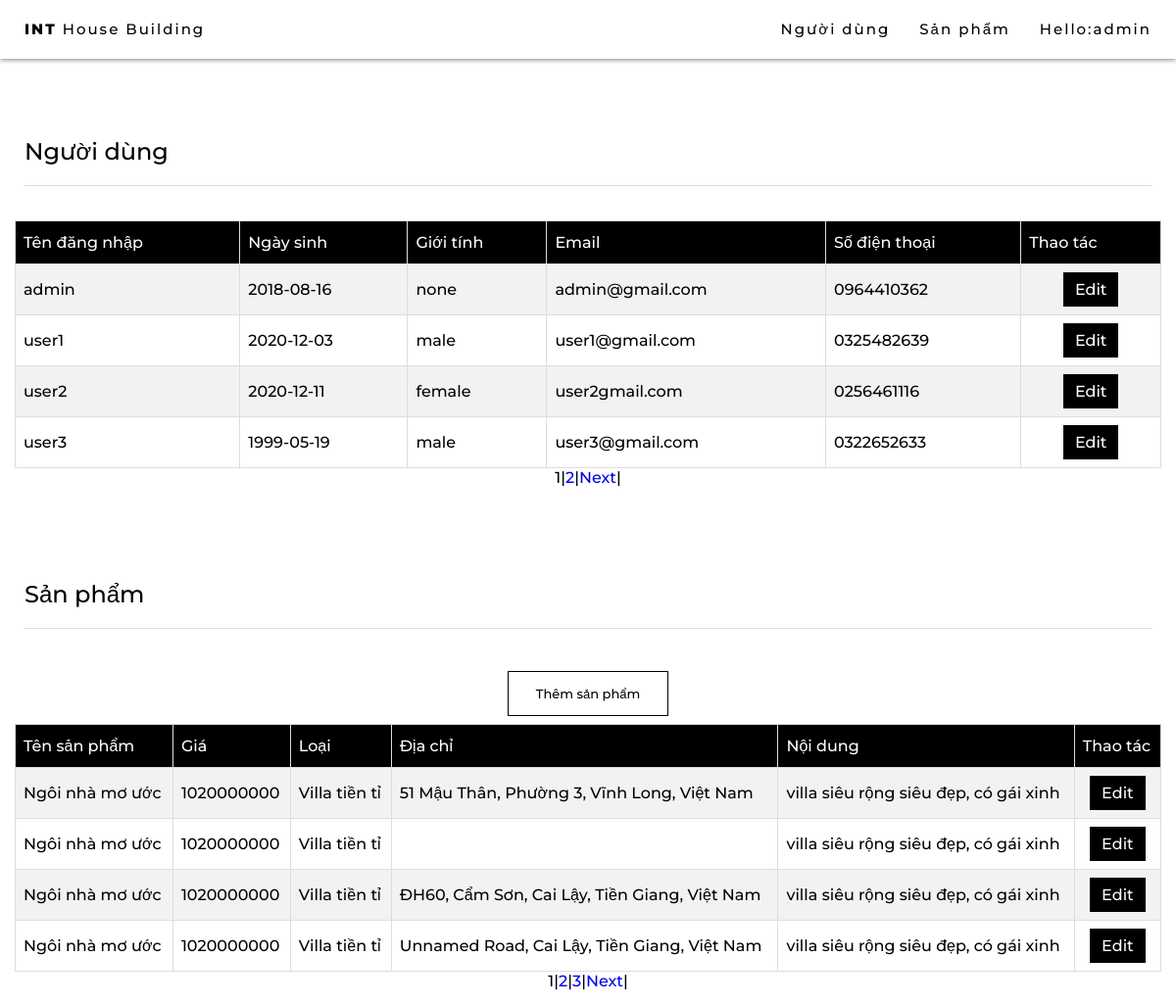
/admin.php (signed in), run on an earlier commit of the app's database.
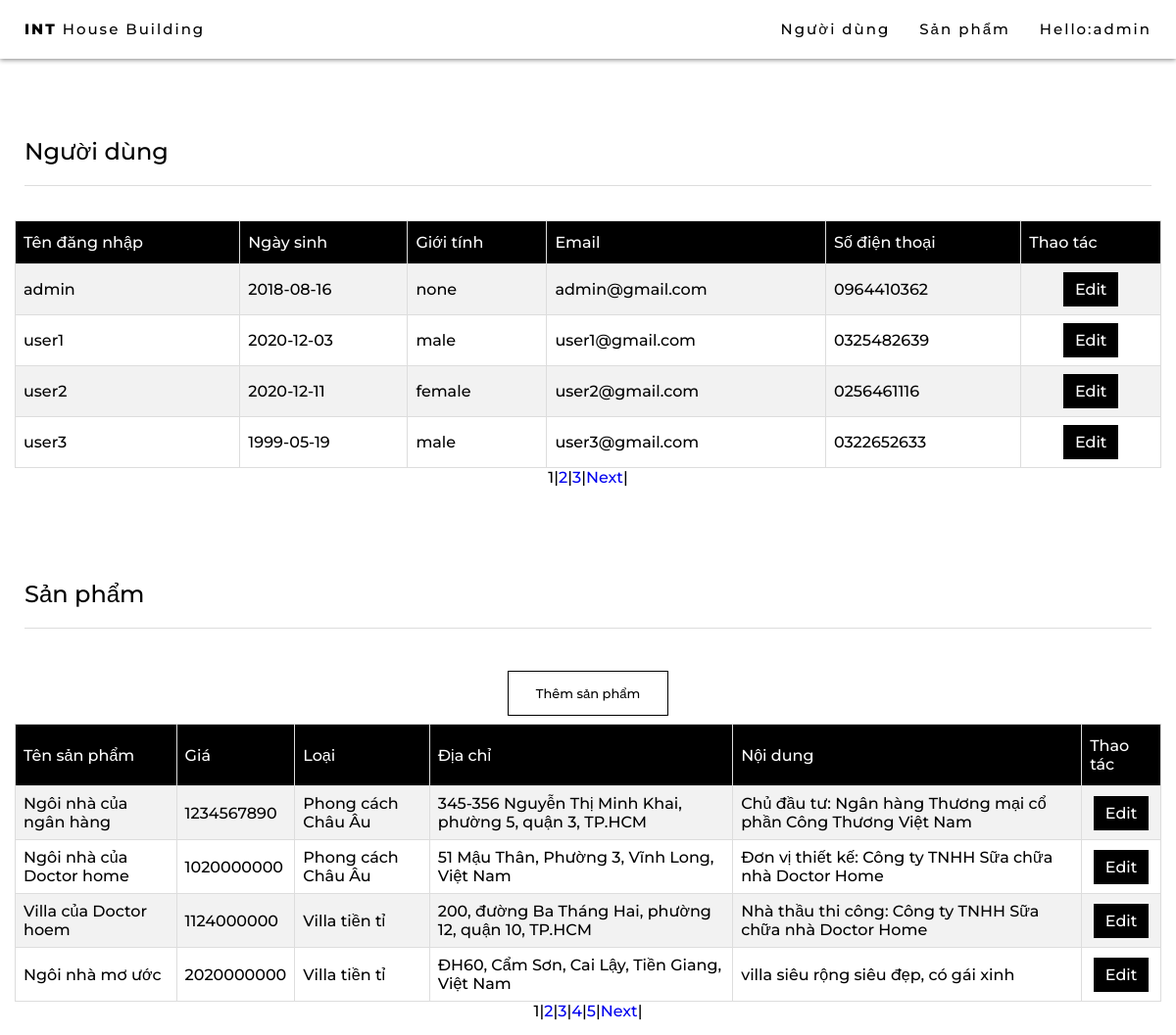
And on a later commit of the database.
### tables this page shows
CREATE TABLE `user` (
  `id` int(11) NOT NULL,
  `username` varchar(50) NOT NULL,
  `password` varchar(50) NOT NULL,
  `email` varchar(80) NOT NULL,
  `birthday` date NOT NULL,
  `role` int(11) NOT NULL,
  `avatar` varchar(500) NOT NULL DEFAULT 'unnamed.png',
  `phone` varchar(15) NOT NULL,
  `gender` varchar(10) NOT NULL
);

CREATE TABLE `post` (
  `id` int(5) NOT NULL,
  `cost` int(15) NOT NULL,
  `category` varchar(100) NOT NULL,
  `poster` int(11) NOT NULL,
  `content` varchar(500) NOT NULL,
  `img` varchar(100) NOT NULL DEFAULT 'house.png',
  `title` varchar(100) NOT NULL,
  `address` varchar(8000) NOT NULL
);

### session.php (called while the page is built, shortened)
<?php
include('config.php');
$user_check = $_SESSION['userid'];
$ses_sql = mysqli_query($db, "select * from user where id = '$user_check' ");
$row = mysqli_fetch_array($ses_sql, MYSQLI_ASSOC);
if (isset($_SESSION['login_user'])) {
   $login_session = $row['username'];
}

### admin.php (the view, shortened to what the changed rows need)
    <?php
    include('session.php');
    ?>
<!DOCTYPE html>
<html lang="en">
<head>
    <link rel="stylesheet" href="style.css">
    <link rel="stylesheet" href="https://cdnjs.cloudflare.com/ajax/libs/font-awesome/4.7.0/css/font-awesome.min.css">
</head>
<?php
    $current_page_user = isset($_GET['page_user']) ? $_GET['page_user'] : 1;
    $current_page_post = isset($_GET['page_post']) ? $_GET['page_post'] : 1;
?>
<body>
    <div id="navbar">
        <a href="index.php" class="home button">
            <b>INT</b> House Building
        </a>
        <?php
        if (!isset($_SESSION['login_user'])) {
            echo "<a href='#' id='myBtnMobile' class='button' onclick='openModal()'> Đăng nhập</a>";
        } else {
            echo "<a href='#' id='myBtnInfo' class='button' onclick='openModalInfo()'> Hello:" . $login_session . "</a>";
        }
        ?>
        <a href="#products" class="button">
            Sản phẩm
        </a>
        <a href="#users" class="button">
            Người dùng
        </a>
    </div>
    <div class="main_content">
        <div id="users">
            <div class="sub_title">
                <h2>Người dùng</h2>
            </div>
            <div class="projects_content">
                <table id="admin">
                    <tr>
                        <th>Tên đăng nhập</th>
                        <th>Ngày sinh</th>
                        <th>Giới tính</th>
                        <th>Email</th>
                        <th>Số điện thoại</th>
                        <th>Thao tác</th>
                    </tr>
                    <?php
                    $user = mysqli_query($db, 'select count(id) as total from user');
                    $row = mysqli_fetch_assoc($user);
                    $total_users = $row['total'];
                    $limit_user = 4;
                    $total_page_user = ceil($total_users / $limit_user);
                    $start1 = ($current_page_user - 1) * $limit_user;
                    $sql1 = "SELECT * FROM user ORDER BY id LIMIT " . $limit_user . " OFFSET " . $start1;
                    $result1 = mysqli_query($db, $sql1);
                    if ($result1->num_rows > 0) {
                        while ($row = $result1->fetch_assoc()) {
                            echo "
                                <tr>
                                    <td>" . $row['username'] . "</td>
                                    <td>" . $row['birthday'] . "</td>
                                    <td>" . $row['gender'] . "</td>
                                    <td>" . $row['email'] . "</td>
                                    <td>" . $row['phone'] . "</td>
                                    <td style='text-align: center;'>
                                        <button class='button_edit' onclick='openModalEditProfile(".$row['id'].")'>Edit</button>
                                    </td>
                                </tr>";
                        }
                    }
                    ?>
                </table>
                <?php
                for ($i = 1; $i <= $total_page_user; $i++) {
                    if ($i == $current_page_user) {
                        echo '<span>' . $i . '</span> | ';
                    } else {
                        echo '<a href="admin.php?page_user=' . $i . '&page_post=' . $current_page_post . '">' . $i . '</a> | ';
                    }
                }
                if ($current_page_user < $total_page_user && $total_page_user > 1) {
                    echo '<a href="admin.php?page_user=' . ($current_page_user + 1) . '&page_post=' . $current_page_post . '">Next</a> | ';
                }
                ?>
            </div>
        </div>
        <div id="products">
            <div class="sub_title">
                <h2>Sản phẩm</h2>
            </div>
            <div class="projects_content">
                <button class="signup-btn" onclick="openModalAddProducts()">Thêm sản phẩm</button>
                <table id="admin">
                    <tr>
                        <th>Tên sản phẩm</th>
                        <th>Giá</th>
                        <th>Loại</th>
                        <th>Địa chỉ</th>
                        <th>Nội dung</th>
                        <th>Thao tác</th>
                    </tr>
                    <?php
                    $post = mysqli_query($db, 'select count(id) as total from post');
                    $row1 = mysqli_fetch_assoc($post);
                    $total_posts = $row1['total'];
                    $limit_post = 4;
                    $total_page_post = ceil($total_posts / $limit_post);
                    $start2 = ($current_page_post - 1) * $limit_post;
                    $sql2 = "SELECT * FROM post ORDER BY id LIMIT " . $limit_post . " OFFSET " . $start2;
                    $result2 = mysqli_query($db, $sql2);
                    if ($result2->num_rows > 0) {
                        while ($row2 = $result2->fetch_assoc()) {
                            echo "
                                <tr>
                                    <td>" . $row2['title'] . "</td>
                                    <td>" . $row2['cost'] . "</td>
                                    <td>" . $row2['category'] . "</td>
                                    <td>" . $row2['address'] . "</td>
                                    <td>" . $row2['content'] . "</td>
                                    <td style='text-align: center;'>
                                        <button class='button_edit' onclick='openModalEditProducts()'>Edit</button>
                                    </td>
                                </tr>";
                        }
                    }
                    ?>
                </table>
                <?php
                for ($i = 1; $i <= $total_page_post; $i++) {
                    if ($i == $current_page_post) {
                        echo '<span>' . $i . '</span> | ';
                    } else {
                        echo '<a href="admin.php?page_post=' . $i . '&page_user=' . $current_page_user . '">' . $i . '</a> | ';
                    }
                }
                if ($current_page_post < $total_page_post && $total_page_post > 1) {
                    echo '<a href="admin.php?page_post=' . ($current_page_post + 1) . '&page_user=' . $current_page_user . '">Next</a> | ';
                }
                ?>
            </div>
        </div>
    </div>
</body>
</html>

What changed in the data, as far as the page shows it:
no longer on this page (row edited): post: title "Ngôi nhà mơ ước", cost "1020000000", category "Villa tiền tỉ", address "Unnamed Road, Cai Lậy, Tiền Giang, Việt Nam", content "villa siêu rộng siêu đẹp, có gái xinh"
changed user "user2": email "user2gmail.com" → "user2@gmail.com"
added post: title "Ngôi nhà của ngân hàng", cost "1234567890", category "Phong cách Châu Âu", address "345-356 Nguyễn Thị Minh Khai, phường 5, quận 3, TP.HCM", content "Chủ đầu tư: Ngân hàng Thương mại cổ phần Công Thương Việt Nam"
changed post "51 Mậu Thân, Phường 3, Vĩnh Long, Việt Nam": title "Ngôi nhà mơ ước" → "Ngôi nhà của Doctor home"; category "Villa tiền tỉ" → "Phong cách Châu Âu"; content "villa siêu rộng siêu đẹp, có gái xinh" → "Đơn vị thiết kế: Công ty TNHH Sữa chữa nhà Doctor Home"
changed post: title "Ngôi nhà mơ ước" → "Villa của Doctor hoem"; cost "1020000000" → "1124000000"; address (not shown) → "200, đường Ba Tháng Hai, phường 12, quận 10, TP.HCM"; content "villa siêu rộng siêu đẹp, có gái xinh" → "Nhà thầu thi công: Công ty TNHH Sữa chữa nhà Doctor Home"
changed post "Ngôi nhà mơ ước": cost "1020000000" → "2020000000"
Also different on the page:
new list line: "3 |"
new list line: "4 |"
new list line: "5 |"
